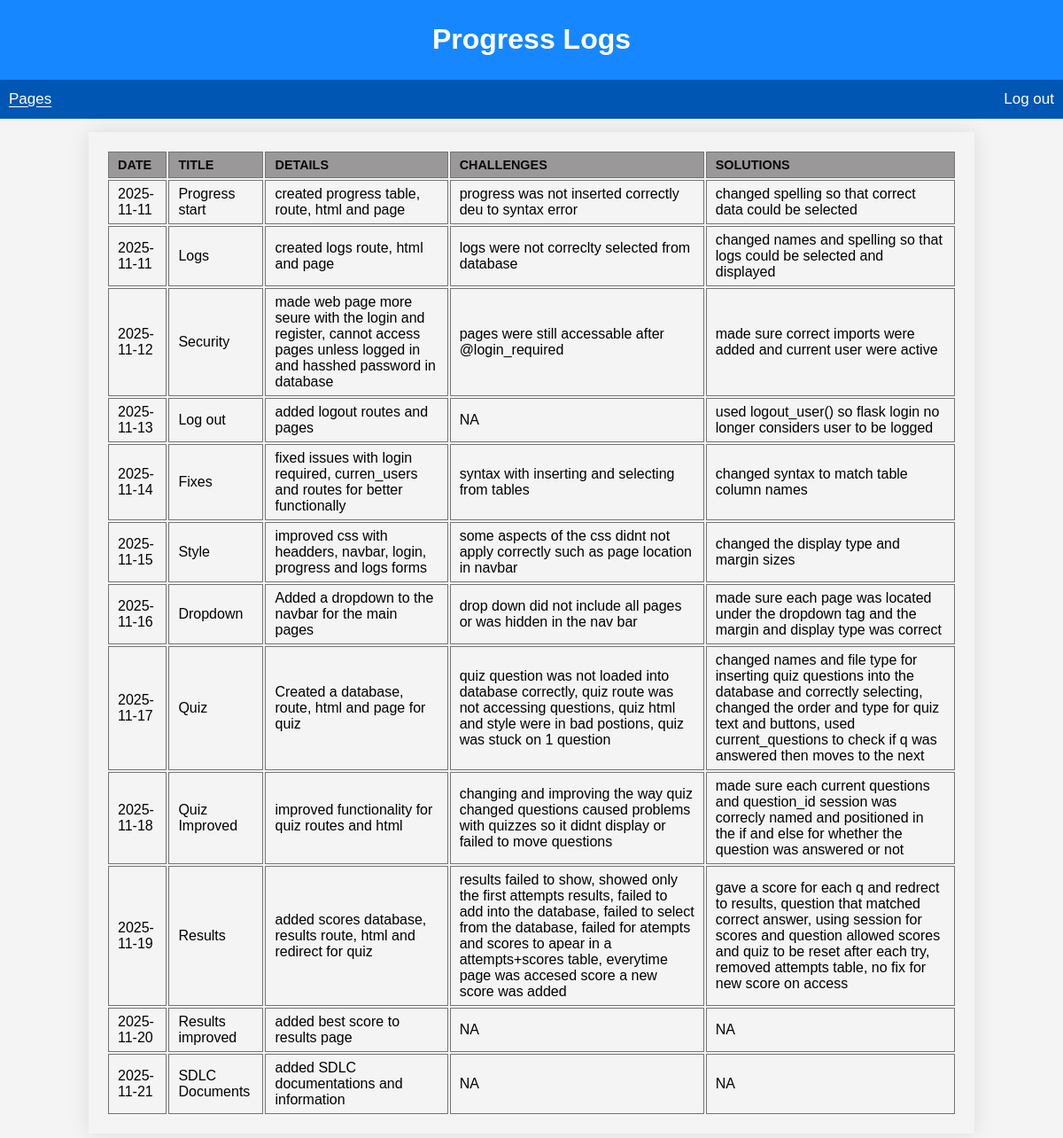
Page /logs (signed in) on the earlier database version.
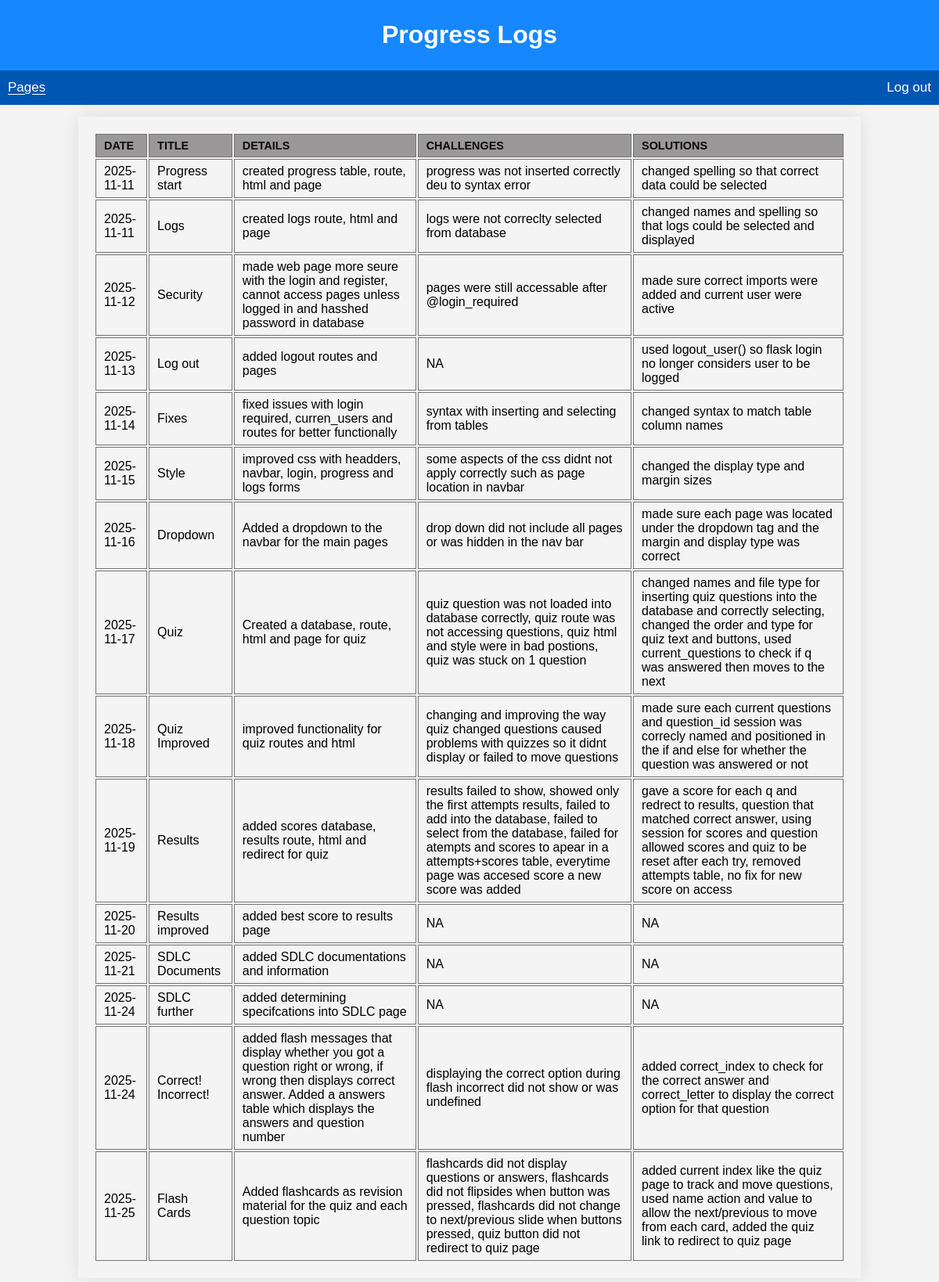
Same page on the later database version.
### tables this page shows
CREATE TABLE progresslogs (
    id INTEGER PRIMARY KEY AUTOINCREMENT,
    user_id INTEGER NOT NULL,
    date TEXT NOT NULL,
    title TEXT NOT NULL UNIQUE,
    details TEXT NOT NULL,
    image_path TEXT,
    challenges TEXT NOT NULL,
    solutions TEXT NOT NULL
);

### app.py (the view)
@app.route('/logs', methods = ['GET', 'POST'])
@login_required
def logs():
    conn = get_db_connection()
    cursor = conn.cursor()
    cursor.execute("SELECT date, title, details, challenges, solutions FROM progresslogs WHERE user_id = ? ORDER BY date ASC", (current_user.id,))
    posts = cursor.fetchall()
    conn.close()
    return render_template('logs.html', posts = posts, username=current_user.username)

### app.py (called while the page is built)
@login_manager.user_loader
def load_user(user_id):
    conn = get_db_connection()
    cursor = conn.cursor()
    cursor.execute('SELECT id, username FROM users WHERE id = ?', (user_id),)
    user = cursor.fetchone()
    conn.close()
    if user:
        return User(id=user['id'], username = user['username'])
    return None

def get_db_connection():
    conn = sqlite3.connect('database.db')
    conn.row_factory = sqlite3.Row
    return conn

### templates/logs.html (shortened to what this page needs)
{% extends 'base.html' %}
{% block heading %}Progress Logs{% endblock %}
{% block content %}
    {% if posts %}
        <table>
            <tr>
                <th>Date</th>
                <th>Title</th>
                <th>Details</th>
                <th>Challenges</th>
                <th>Solutions</th>
            </tr>
        {% for post in posts %}
            <tr>
                <td>{{ post.date }}</td>
                <td>{{ post.title }}</td>
                <td>{{ post.details }}</td>
                <td>{{ post.challenges }}</td>
                <td>{{ post.solutions }}</td>
            </tr>
        {% endfor%}
        </table>
    {% else %}
    <p>No progress entries found.</p>
    {%endif%}
{% endblock %}

### templates/base.html (shortened to what this page needs)
<!DOCTYPE html>
<html lang="en">
<head>
    <link rel="stylesheet" href="{{ url_for('static', filename='styles.css') }}">
</head>
<body>
    <header>
        <h1>{% block heading %}Smart Study Quiz App{% endblock %}</h1>
    </header>
    <navbar>
        {% if not current_user.is_authenticated %}
        <a href="{{ url_for('register') }}">Register</a>
        <a href="{{ url_for('login') }}">Login</a>
        {% else %}
        <div class="dropdown">
            <a href="#" class="dropbtn">Pages</a>
        </div>
        <a href="{{ url_for('logoff') }}">Log out</a>
        {% endif %}
    </navbar>
    <content>
        {% block content %}
        {% endblock %}
    </content>
</body>
</html>

### static/styles.css (style rules this page uses)
body { font-family: Arial, sans-serif; margin: 0; padding: 0; background-color: #f4f4f4; color:black; }
header { background-color: #1787ff; color: white; padding: 5px 15px; text-align: center; }
.dropdown { position: relative; display: flex; color: white; text-decoration: underline; text-underline-offset: 2.5px; }
navbar { background-color: #0056b3; width: 100%; box-sizing: border-box; padding: 0; display: flex; justify-content: space-between; }
navbar a { color: white; font-size: 17px; text-decoration: none; display: flex; padding: 12px 10px; align-items: center; border-radius: 0; }
h1 { text-align: center; }
table { max-width: 1000px; margin: 15px auto; padding: 20px; border-radius: 1px; box-shadow: 0 0 25px rgba(0,0,0, 0.1); align-content: center; }
table th, table td, table tr { border: 1px solid #737373; padding: 6px 10px; text-align: left; }
table th { background-color: #9a9898; color: #0a0a0a; font-weight: bold; text-transform: uppercase; font-size: 0.9em; }

Differences in the rows shown:
added progresslogs: date "2025-11-24", title "SDLC further", details "added determining specifcations into SDLC page", challenges "NA", solutions "NA"
added progresslogs: date "2025-11-24", title "Correct! Incorrect!", details "added flash messages that display whether you got a question right or wrong, if wrong then displays correct answer. Added a answers table which displays the answers and question number", challenges "displaying the correct option during flash incorrect did not show or was undefined", solutions "added correct_index to check for the correct answer and correct_letter to display the correct option for that question"
added progresslogs: date "2025-11-25", title "Flash Cards", details "Added flashcards as revision material for the quiz and each question topic", challenges "flashcards did not display questions or answers, flashcards did not flipsides when button was pressed, flashcards did not change to next/previous slide when buttons pressed, quiz button did not redirect to quiz page", solutions "added current index like the quiz page to track and move questions, used name action and value to allow the next/previous to move from each card, added the quiz link to redirect to quiz page"
